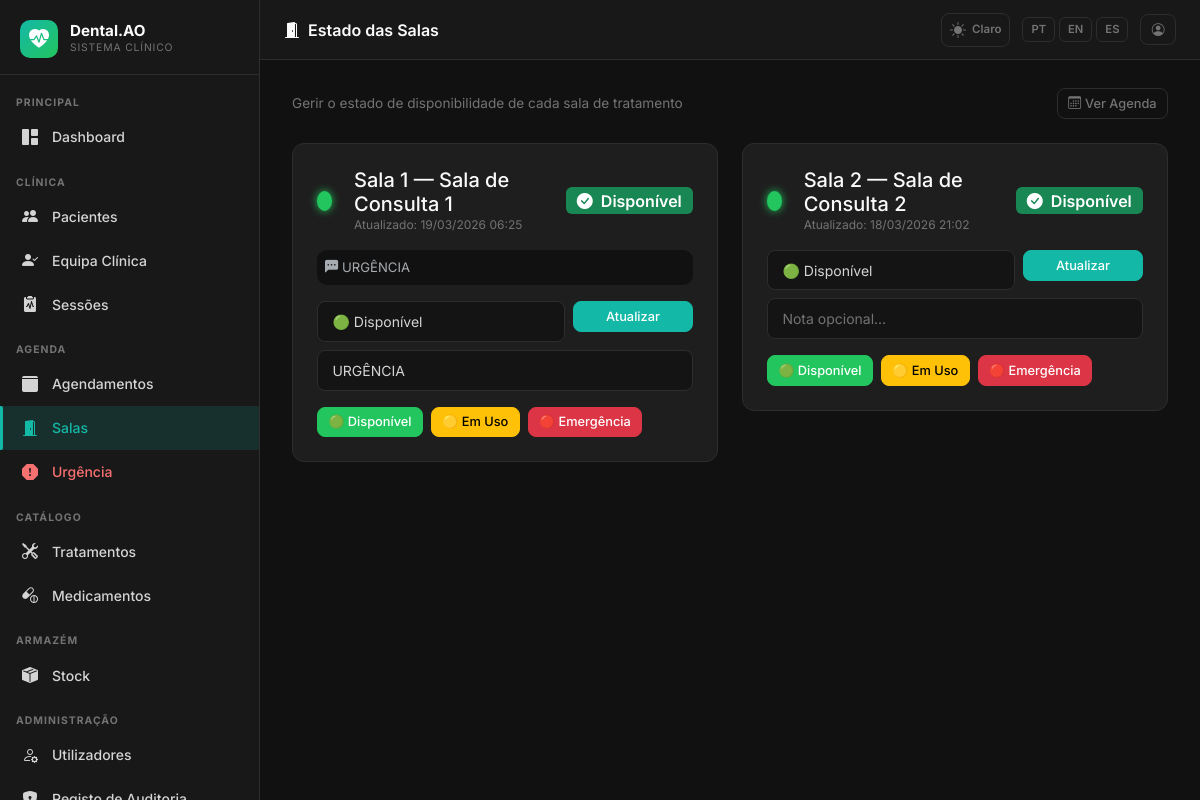
The app's page /scheduling/rooms (signed in) with its own data.
### app/models.py (models this page shows, shortened)
class AppSetting(db.Model):
    __tablename__ = 'app_settings'
    key   = db.Column(db.String(64), primary_key=True)
    value = db.Column(db.Text, nullable=True)
    _DEFAULTS = {
        'app_name':       'DentalCare Pro',
        'app_logo':       '',
        'bg_dark':        '#111111',
        'sidebar_dark':   '#181818',
        'card_dark':      '#1e1e1e',
        'border_dark':    '#2d2d2d',
        'text_dark':      '#d4d4d4',
        'primary_dark':   '#14b8a6',
        'success_dark':   '#22c55e',
        'danger_dark':    '#f87171',
        'warning_dark':   '#fbbf24',
        'bg_light':       '#f0f4f8',
        'card_light':     '#ffffff',
        'border_light':   '#d1dce8',
        'text_light':     '#334155',
        'primary_light':  '#1976d2',
        'success_light':  '#00875a',
        'danger_light':   '#d32f2f',
        'warning_light':  '#e65100',
        'xray_max_mb':        '10',
        'stock_invoice_max_mb': '5',
        'urgency_surcharge':  '30',
    }
    @classmethod
    def all_as_dict(cls):
        stored = {s.key: s.value for s in cls.query.all()}
        result = dict(cls._DEFAULTS)
        result.update(stored)
        return result

class Room(db.Model):
    __tablename__ = 'rooms'
    id = db.Column(db.Integer, primary_key=True)
    name = db.Column(db.String(100), nullable=False)
    number = db.Column(db.Integer, nullable=False)
    status = db.Column(db.String(20), default=RoomStatus.GREEN, nullable=False)
    status_note = db.Column(db.String(200), nullable=True)
    status_updated_by_id = db.Column(db.Integer, db.ForeignKey('users.id'), nullable=True)
    status_updated_at = db.Column(db.DateTime, default=lambda: datetime.now(timezone.utc))
    status_updated_by = db.relationship('User', backref='room_status_updates')
    appointments = db.relationship('Appointment', backref='room', lazy='dynamic')
    def status_badge_class(self):
        badge_map = {
            RoomStatus.GREEN: 'success',
            RoomStatus.YELLOW: 'warning',
            RoomStatus.RED: 'danger',
        }
        return badge_map.get(self.status, 'secondary')
    def status_icon(self):
        icon_map = {
            RoomStatus.GREEN: 'bi-check-circle-fill',
            RoomStatus.YELLOW: 'bi-exclamation-circle-fill',
            RoomStatus.RED: 'bi-x-circle-fill',
        }
        return icon_map.get(self.status, 'bi-circle')

### app/scheduling/routes.py (the view)
@scheduling_bp.route('/rooms')
@login_required
def rooms():
    if current_user.role not in [Role.SUPERADMIN, Role.CLINICAL_DIRECTOR,
                                  Role.RECEPTION, Role.DENTIST]:
        abort(403)
    rooms = Room.query.order_by(Room.number).all()
    form = RoomStatusForm()
    return render_template('scheduling/rooms.html', rooms=rooms, form=form)

### app/scheduling/forms.py
class RoomStatusForm(FlaskForm):
    room_id = HiddenField()
    status = SelectField(_l('Estado'), choices=[
        ('green', 'Verde — Disponível'),
        ('yellow', 'Amarelo — Em Uso'),
        ('red', 'Vermelho — Emergência'),
    ], validators=[DataRequired()])
    status_note = StringField(_l('Nota'), validators=[Optional(), Length(0, 200)])
    submit = SubmitField(_l('Atualizar'))

### app/__init__.py (called while the page is built)
def get_locale():
    lang = session.get('lang')
    if lang in ['pt', 'en', 'es']:
        return lang
    return 'pt'

### app/models.py (called while the page is built)
    def role_display(self):
        role_map = {
            Role.SUPERADMIN: 'Superadmin',
            Role.CLINICAL_DIRECTOR: 'Diretor Clínico',
            Role.DENTIST: 'Dentista',
            Role.PATIENT: 'Paciente',
            Role.RECEPTION: 'Recepção',
        }
        return role_map.get(self.role, self.role)

    def role_badge_class(self):
        badge_map = {
            Role.SUPERADMIN: 'danger',
            Role.CLINICAL_DIRECTOR: 'primary',
            Role.DENTIST: 'success',
            Role.PATIENT: 'info',
            Role.RECEPTION: 'warning',
        }
        return badge_map.get(self.role, 'secondary')

### app/templates/scheduling/rooms.html (shortened to what this page needs)
{% extends "base.html" %}
{% block page_title %}<i class="bi bi-door-open-fill me-2"></i>{{ _('Estado das Salas') }}{% endblock %}
{% block content %}
<div class="d-flex justify-content-between align-items-center mb-4">
  <p style="color:var(--dc-text-muted);font-size:.85rem;margin:0">{{ _('Gerir o estado de disponibilidade de cada sala de tratamento') }}</p>
  <a href="{{ url_for('scheduling.calendar') }}" class="btn btn-outline-secondary btn-sm">
    <i class="bi bi-calendar3 me-1"></i>{{ _('Ver Agenda') }}
  </a>
</div>
<div class="row g-4">
  {% for room in rooms %}
  <div class="col-md-6">
    <div class="dc-card">
      <div class="d-flex align-items-center gap-3 mb-3">
        <div class="room-status-dot {{ room.status }}" style="width:20px;height:20px"></div>
        <div>
          <h5 class="mb-0" style="color:var(--dc-white)">{{ _('Sala') }} {{ room.number }} — {{ room.name }}</h5>
          {% if room.status_updated_at %}
          <div style="font-size:.75rem;color:var(--dc-text-muted)">
            {{ _('Atualizado') }}: {{ room.status_updated_at.strftime('%d/%m/%Y %H:%M') }}
          </div>
          {% endif %}
        </div>
        <div class="ms-auto">
          <span class="badge bg-{{ room.status_badge_class() }} fs-6">
            <i class="bi {{ room.status_icon() }} me-1"></i>
            {% if room.status == 'green' %}{{ _('Disponível') }}
            {% elif room.status == 'yellow' %}{{ _('Em Uso') }}
            {% elif room.status == 'red' %}{{ _('Emergência') }}
            {% endif %}
          </span>
        </div>
      </div>
      {% if room.status_note %}
      <div class="alert alert-secondary p-2 mb-3" style="font-size:.82rem;background:var(--dc-bg);border-color:var(--dc-border)">
        <i class="bi bi-chat-left-dots-fill me-1"></i>{{ room.status_note }}
      </div>
      {% endif %}
      {% if current_user.role in ['superadmin','clinical_director','reception','dentist'] %}
      <form method="POST" action="{{ url_for('scheduling.update_room_status', room_id=room.id) }}">
        <div class="row g-2">
          <div class="col-8">
            <select name="status" class="form-select form-select-sm">
              <option value="green" {% if room.status == 'green' %}selected{% endif %}>🟢 {{ _('Disponível') }}</option>
            </select>
          </div>
          <div class="col-4">
            <button type="submit" class="btn btn-sm btn-primary w-100">{{ _('Atualizar') }}</button>
          </div>
          <div class="col-12">
            <input type="text" name="status_note" class="form-control form-control-sm"
                   placeholder="{{ _('Nota opcional...') }}"
                   value="{{ room.status_note or '' }}">
          </div>
        </div>
      </form>
      {% endif %}
      {% if current_user.role in ['superadmin','clinical_director','reception','dentist'] %}
      <div class="d-flex gap-2 mt-3">
        <form method="POST" action="{{ url_for('scheduling.update_room_status', room_id=room.id) }}" class="d-inline">
          <button type="submit" class="btn btn-sm btn-success">🟢 {{ _('Disponível') }}</button>
        </form>
        <form method="POST" action="{{ url_for('scheduling.update_room_status', room_id=room.id) }}" class="d-inline">
          <button type="submit" class="btn btn-sm btn-warning">🟡 {{ _('Em Uso') }}</button>
        </form>
        <form method="POST" action="{{ url_for('scheduling.update_room_status', room_id=room.id) }}" class="d-inline">
          <button type="submit" class="btn btn-sm btn-danger">🔴 {{ _('Emergência') }}</button>
        </form>
      </div>
      {% endif %}
    </div>
  </div>
  {% endfor %}
</div>
{% endblock %}

### app/templates/base.html (shortened to what this page needs)
<!DOCTYPE html>
<html lang="{{ get_locale() }}" data-dc-theme="{{ session.get('theme', 'dark') }}">
<head>
  <link href="https://cdn.jsdelivr.net/npm/bootstrap@5.3.2/dist/css/bootstrap.min.css" rel="stylesheet">
  <link href="https://cdn.jsdelivr.net/npm/bootstrap-icons@1.11.3/font/bootstrap-icons.min.css" rel="stylesheet">
  <link href="{{ url_for('static', filename='css/dental.css') }}" rel="stylesheet">
</head>
<body>
<aside class="dc-sidebar" id="dcSidebar">
  <div class="dc-brand">
    <div class="dc-brand-icon">
      {% if app_settings.app_logo %}
        <img src="{{ url_for('superadmin.logo_file', filename=app_settings.app_logo) }}"
             alt="{{ app_settings.app_name }}"
             style="width:36px;height:36px;object-fit:contain;border-radius:6px;">
      {% else %}
        <i class="bi bi-heart-pulse-fill"></i>
      {% endif %}
    </div>
    <div class="flex-fill">
      <div class="dc-brand-name">{{ app_settings.app_name }}</div>
      <div class="dc-brand-sub">{{ _('Sistema Clínico') }}</div>
    </div>
  </div>
  <nav class="dc-nav">
    {% set role = current_user.role %}
    <div class="dc-nav-section">{{ _('Principal') }}</div>
    <a href="{{ url_for('main.dashboard') }}"
       class="dc-nav-item {% if request.endpoint == 'main.dashboard' %}active{% endif %}">
      <i class="bi bi-grid-1x2-fill"></i> {{ _('Dashboard') }}
    </a>
    {% if role in ['superadmin', 'clinical_director', 'dentist', 'reception'] %}
    <div class="dc-nav-section mt-2">{{ _('Clínica') }}</div>
    {% endif %}
    {% if role in ['superadmin', 'clinical_director', 'dentist', 'reception'] %}
    <a href="{{ url_for('patients.index') }}"
       class="dc-nav-item {% if request.endpoint == 'patients.index' or request.endpoint in ['patients.new','patients.edit','patients.detail'] %}active{% endif %}">
      <i class="bi bi-people-fill"></i> {{ _('Pacientes') }}
    </a>
    {% endif %}
    {% if role in ['superadmin', 'clinical_director'] %}
    <a href="{{ url_for('patients.care_team_pending') }}"
       class="dc-nav-item {% if request.endpoint == 'patients.care_team_pending' %}active{% endif %}">
      <i class="bi bi-person-check-fill"></i> {{ _('Equipa Clínica') }}
    </a>
    {% endif %}
    {% if role in ['superadmin', 'clinical_director', 'dentist'] %}
    <a href="{{ url_for('sessions.index') }}"
       class="dc-nav-item {% if request.endpoint and 'sessions.' in request.endpoint and 'audit' not in request.endpoint and 'evolution' not in request.endpoint %}active{% endif %}">
      <i class="bi bi-clipboard2-pulse-fill"></i> {{ _('Sessões') }}
    </a>
    {% endif %}
    {% if role in ['superadmin', 'clinical_director', 'reception', 'dentist'] %}
    <div class="dc-nav-section mt-2">{{ _('Agenda') }}</div>
    {% endif %}
    {% if role in ['superadmin', 'clinical_director', 'reception'] %}
    <a href="{{ url_for('scheduling.calendar') }}"
       class="dc-nav-item {% if request.endpoint and 'scheduling.' in request.endpoint and 'emergency' not in request.endpoint and 'room' not in request.endpoint %}active{% endif %}">
      <i class="bi bi-calendar3-fill"></i> {{ _('Agendamentos') }}
    </a>
    {% endif %}
    {% if role in ['superadmin', 'clinical_director', 'reception', 'dentist'] %}
    <a href="{{ url_for('scheduling.rooms') }}"
       class="dc-nav-item {% if request.endpoint and 'rooms' in request.endpoint %}active{% endif %}">
      <i class="bi bi-door-open-fill"></i> {{ _('Salas') }}
    </a>
    {% endif %}
    {% if role in ['superadmin', 'clinical_director', 'reception', 'dentist'] %}
    <a href="{{ url_for('scheduling.emergency') }}"
       class="dc-nav-item {% if request.endpoint and 'emergency' in request.endpoint %}active{% endif %}"
       style="color:var(--dc-danger)">
      <i class="bi bi-exclamation-octagon-fill"></i> {{ _('Urgência') }}
    </a>
    {% endif %}
    {% if role in ['superadmin', 'clinical_director', 'dentist'] %}
    <div class="dc-nav-section mt-2">{{ _('Catálogo') }}</div>
    <a href="{{ url_for('admin.treatments') }}"
       class="dc-nav-item {% if 'treatments' in request.endpoint %}active{% endif %}">
      <i class="bi bi-tools"></i> {{ _('Tratamentos') }}
    </a>
    <a href="{{ url_for('admin.medicines') }}"
       class="dc-nav-item {% if 'medicine' in request.endpoint %}active{% endif %}">
      <i class="bi bi-capsule-pill"></i> {{ _('Medicamentos') }}
    </a>
    {% endif %}
    {% if role in ['superadmin', 'clinical_director', 'dentist', 'receptionist'] %}
    <div class="dc-nav-section mt-2">{{ _('Armazém') }}</div>
    <a href="{{ url_for('stock.index') }}"
       class="dc-nav-item {% if request.endpoint and 'stock.' in request.endpoint %}active{% endif %}">
      <i class="bi bi-box-seam-fill"></i> {{ _('Stock') }}
    </a>
    {% endif %}
    {% if role in ['superadmin', 'clinical_director'] %}
    <div class="dc-nav-section mt-2">{{ _('Administração') }}</div>
    <a href="{{ url_for('admin.users') }}"
       class="dc-nav-item {% if 'user' in request.endpoint %}active{% endif %}">
      <i class="bi bi-person-gear"></i> {{ _('Utilizadores') }}
    </a>
    <a href="{{ url_for('admin.audit_log') }}"
       class="dc-nav-item {% if 'audit' in request.endpoint %}active{% endif %}">
      <i class="bi bi-shield-lock-fill"></i> {{ _('Registo de Auditoria') }}
    </a>
    {% endif %}
  </nav>
</aside>
<header class="dc-topbar">
  <span class="page-title">{% block page_title %}{% endblock %}</span>
  <div class="topbar-actions">
    <a href="{{ url_for('auth.toggle_theme') }}"
       class="theme-toggle"
       title="{{ _('Alternar tema') }}">
      {% if session.get('theme', 'dark') == 'dark' %}
        <i class="bi bi-sun-fill"></i><span style="font-size:.72rem;font-weight:600;margin-left:2px">{{ _('Claro') }}</span>
      {% else %}
        <i class="bi bi-moon-stars-fill"></i><span style="font-size:.72rem;font-weight:600;margin-left:2px">{{ _('Escuro') }}</span>
      {% endif %}
    </a>
    <div class="lang-switcher">
      <a href="{{ url_for('auth.set_lang', lang='pt') }}"
         class="lang-btn {% if get_locale() == 'pt' %}active{% endif %}">PT</a>
      <a href="{{ url_for('auth.set_lang', lang='en') }}"
         class="lang-btn {% if get_locale() == 'en' %}active{% endif %}">EN</a>
      <a href="{{ url_for('auth.set_lang', lang='es') }}"
         class="lang-btn {% if get_locale() == 'es' %}active{% endif %}">ES</a>
    </div>
    <a href="{{ url_for('auth.profile') }}" class="btn btn-sm btn-outline-secondary" title="{{ _('Meu Perfil') }}">
      <i class="bi bi-person-circle"></i>
    </a>
  </div>
</header>
<main class="dc-main">
  <div class="dc-content">
    {% block content %}{% endblock %}
  </div>
</main>
</body>
</html>

### records on screen
AppSetting: app_name "Dental.AO"
Room: number "1", name "Sala de Consulta 1", status_updated_at "19/03/2026 06:25", status_note "URGÊNCIA", status "🟢 Disponível"
Room: number "2", name "Sala de Consulta 2", status_updated_at "18/03/2026 21:02", status "🟢 Disponível"
